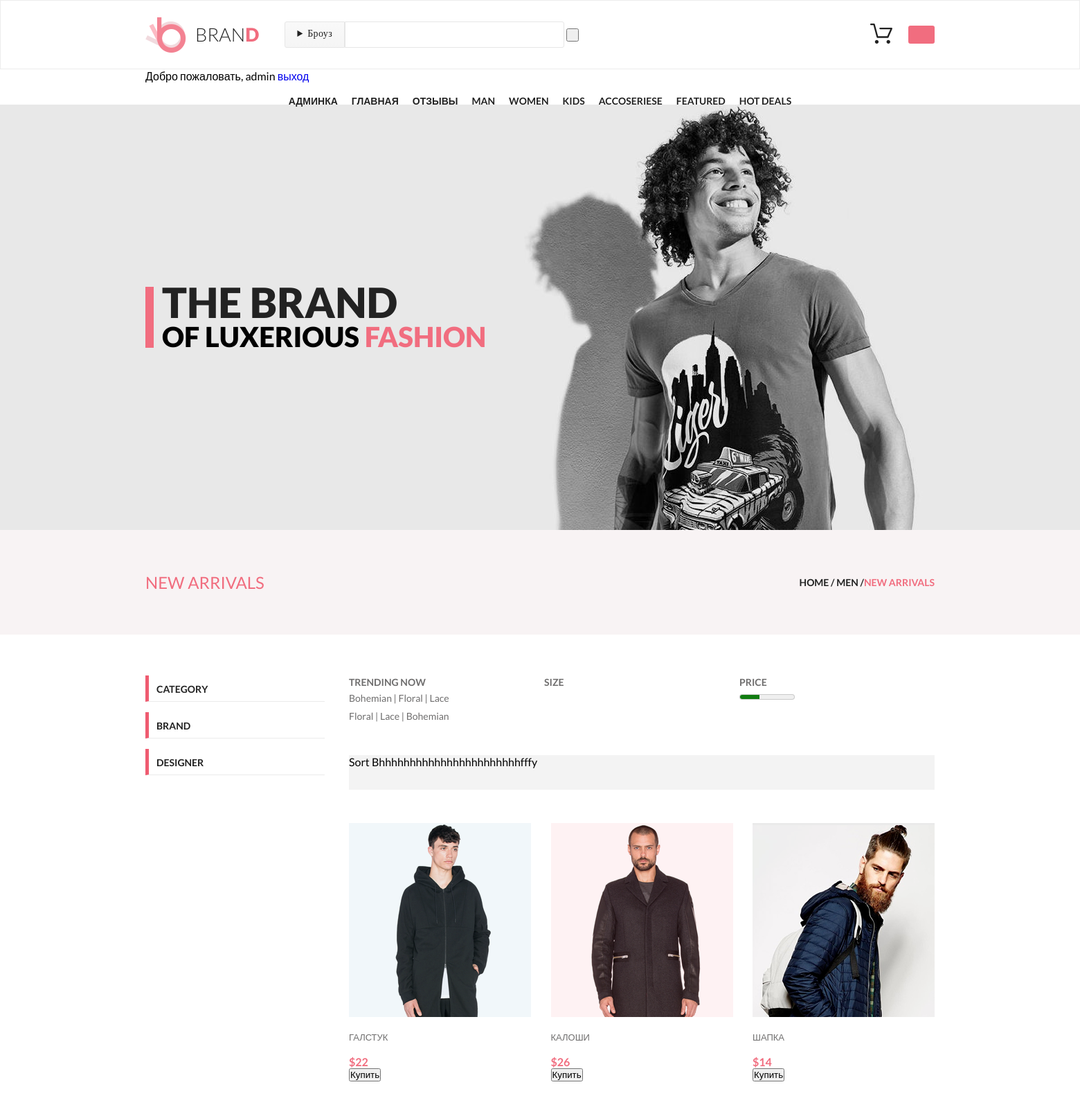
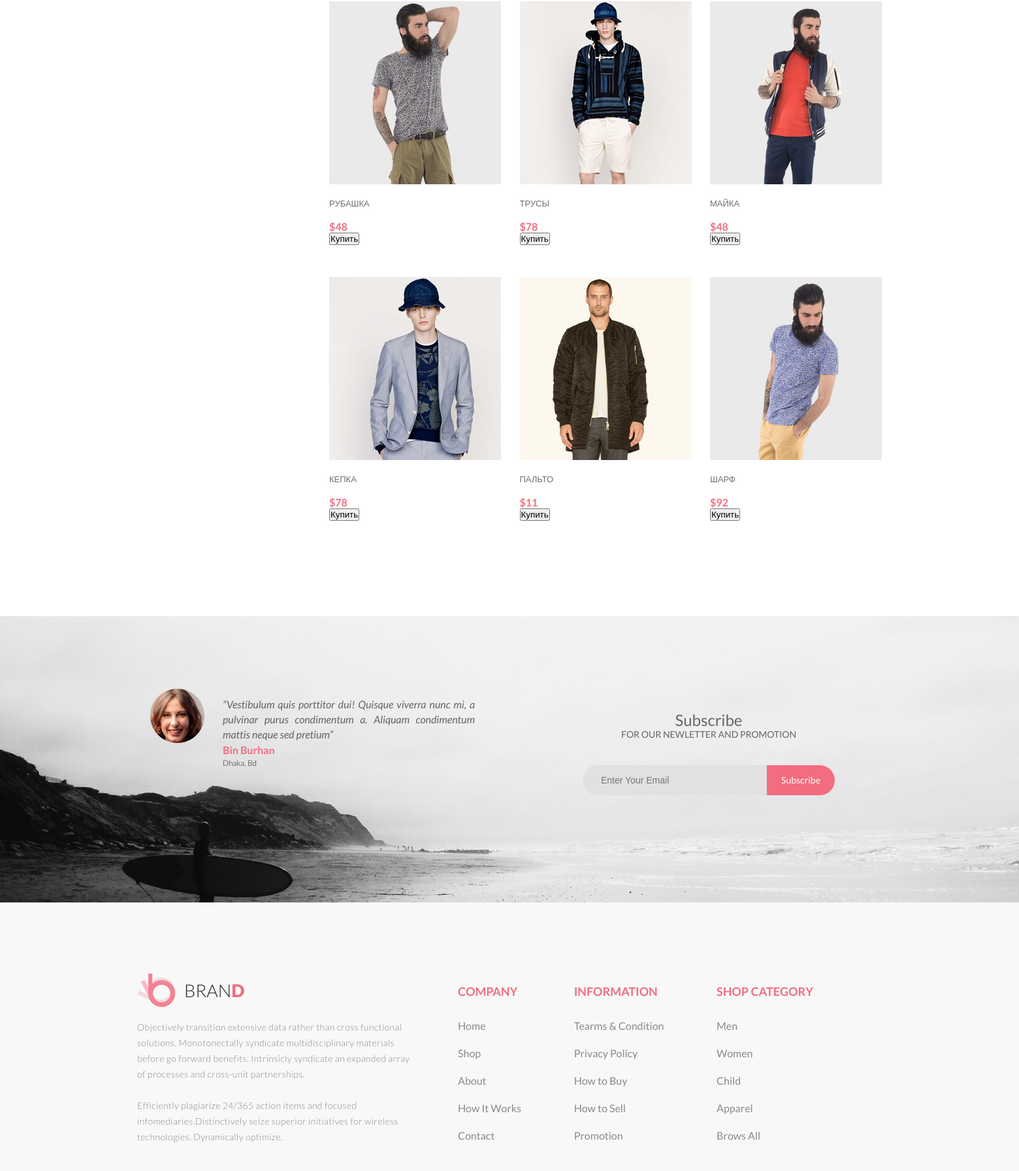
The app's page /catalog/ (signed in, upper part) with its own data (2 pictures, top to bottom).
### tables this page shows
CREATE TABLE `goods` (
  `id` int(11) NOT NULL,
  `image` text NOT NULL,
  `name` text NOT NULL,
  `description` text NOT NULL,
  `price` int(11) NOT NULL
);

### engine/db.php (called while the page is built, shortened)
<?php
function getDb() {
    static $db = null;
    if (is_null($db)) {
        $db = @mysqli_connect(HOST, USER, PASS, DB) or die("Could not connect: " . mysqli_connect_error());
    }
    return $db;
}
function getAssocResult($sql)
{
    $db = getDb();
    $result = @mysqli_query($db, $sql) or die(mysqli_error($db));
    $array_result = [];
    while ($row = mysqli_fetch_assoc($result))
        $array_result[] = $row;
    return $array_result;
}

### engine/goods.php (called while the page is built, shortened)
<?php
function getAllGoods() {
    $sql = "SELECT * FROM goods WHERE 1";
    $result = getAssocResult($sql);
    return $result;
}

### engine/controller.php (called while the page is built, shortened)
<?php
function prepareVariables($page, $action, $id)
{
    $params = [];
    if (is_auth()) {
        $params['allow'] = true;
        $params['user'] = get_user();
    }
    $params['count'] = getBasketCount();
    switch ($page) {
        case 'catalog':
            $params['goods'] = getAllGoods();
            break;
    }
    return $params;
}

### views/catalog.php (the view, shortened to what this page needs)
<div class="par-arrivals">
	<div class="container arrivals">
    	<div class="new-arrivals">
	    	<p>New Arrivals</p>
	    </div>
	    <div class="breadcrums">
	    	<h3>Home / Men /<span>New Arrivals</span>  </h3>
	    </div>
    </div>
</div>
<div class="container nav-product">
	<nav class="sidebar">
		<ul class="sidebar-nav">
			<li><h3>category</h3>
			</li>
			<li><h3>BRAND</h3>
			</li>
			<li><h3>dESIGNER</h3>
			</li>
		</ul>
	</nav>
	<div class="product">
		<div class="top-filter">
			<div class="trend">
				<h4>Trending now</h4>
				<p>Bohemian    |    Floral    |    Lace<br> Floral    |    Lace    |    Bohemian</p>
			</div>
			<div class="size">
				<h4>Size</h4>
			</div>
			<div class="price">
				<h4>pRICE</h4>
				<meter min="5" max="70" value="28"> 28 метров</meter>
			</div>
		</div>
		<div class="sort-filter">
			<p>Sort Bhhhhhhhhhhhhhhhhhhhhhhhfffy</p>
		</div>
	<div id="product-flex">
		<?foreach ($goods as $good): ?>
		<div class="parrent-product">
			<a class="product-item" href="/item/<?=$good['id']?>/">
				<img src="../img/<?=$good['image']?>" alt="">
				<p><?=$good['name']?></p>
				<span>$<?=$good['price']?>
				</span>
			</a>
			<button class="buy" data-id="<?=$good['id']?>">Купить</button>
		</div>
		<? endforeach; ?>
	</div>
	</div>
</div>

### public/css/styles.css (style rules this page uses)
* { margin: 0; padding: 0; }
body { font-family: 'Lato', sans-serif; position: relative; }
body ul { list-style-type: none; }
.container { margin: 0 auto; width: 1140px ; }
.par-arrivals { background-color: #f8f3f4; height: 151px; }
.arrivals { display: flex; justify-content: space-between; height: 100%; align-items: center; }
.new-arrivals p { color: #f16d7f; font-size: 24px; font-weight: 400; line-height: 20px; text-transform: uppercase; }
.breadcrums { text-transform: uppercase; }
.breadcrums h3 { color: #222222; font-size: 14px; font-weight: 700; line-height: 45px; }
.breadcrums span { color: #f16d7f; }
.nav-product { display: flex; justify-content: space-between; margin-top: 59px; }
.sidebar { width: 246px; }
.sidebar-nav h3 { height: 37px; width: 243px; border-bottom: 1px solid #ebebeb; border-left: 5px solid #ef5b70; margin-bottom: 15px; color: #222222; font-size: 14px; font-weight: 700; text-decoration: none; text-transform: uppercase; padding-left: 11px; line-height: 39px; }
.product { display: flex; justify-content: space-between; flex-direction:column; width: 846px; }
.top-filter { display: flex; }
.trend, .size, .price { width: 282px; height: 74px; }
.top-filter h4 { color: #6f6e6e; font-size: 14px; font-weight: 700; line-height: 20px; text-transform: uppercase; }
.top-filter p { color: #6f6e6e; font-size: 14px; font-weight: 400; line-height: 26px; }
.sort-filter { display: block; background-color: #f3f3f3; width: 846px; height: 50px; margin-top: 41px; }
#product-flex { margin-top: 48px; display: flex; justify-content: space-between; width: 846px; flex-wrap:wrap; }
.parrent-product { margin-bottom: 49px; position: relative; }
.parrent-product button { display: block; }
.product-item p { color: #6f6e6e; font-size: 13px; font-weight: 400; margin: 18px 0; text-transform: uppercase; }
.product-item span { color: #f16d7f; font-size: 16px; font-weight: 700; }

### records on screen
goods: image (picture), name "ГАЛСТУК", price "22"
goods: image (picture), name "КАЛОШИ", price "26"
goods: image (picture), name "ШАПКА", price "14"
goods: image (picture), name "РУБАШКА", price "48"
goods: image (picture), name "ТРУСЫ", price "78"
goods: image (picture), name "МАЙКА", price "48"
goods: image (picture), name "КЕПКА", price "78"
goods: image (picture), name "ПАЛЬТО", price "11"
goods: image (picture), name "ШАРФ", price "92"

### other values on screen
$user "admin"
